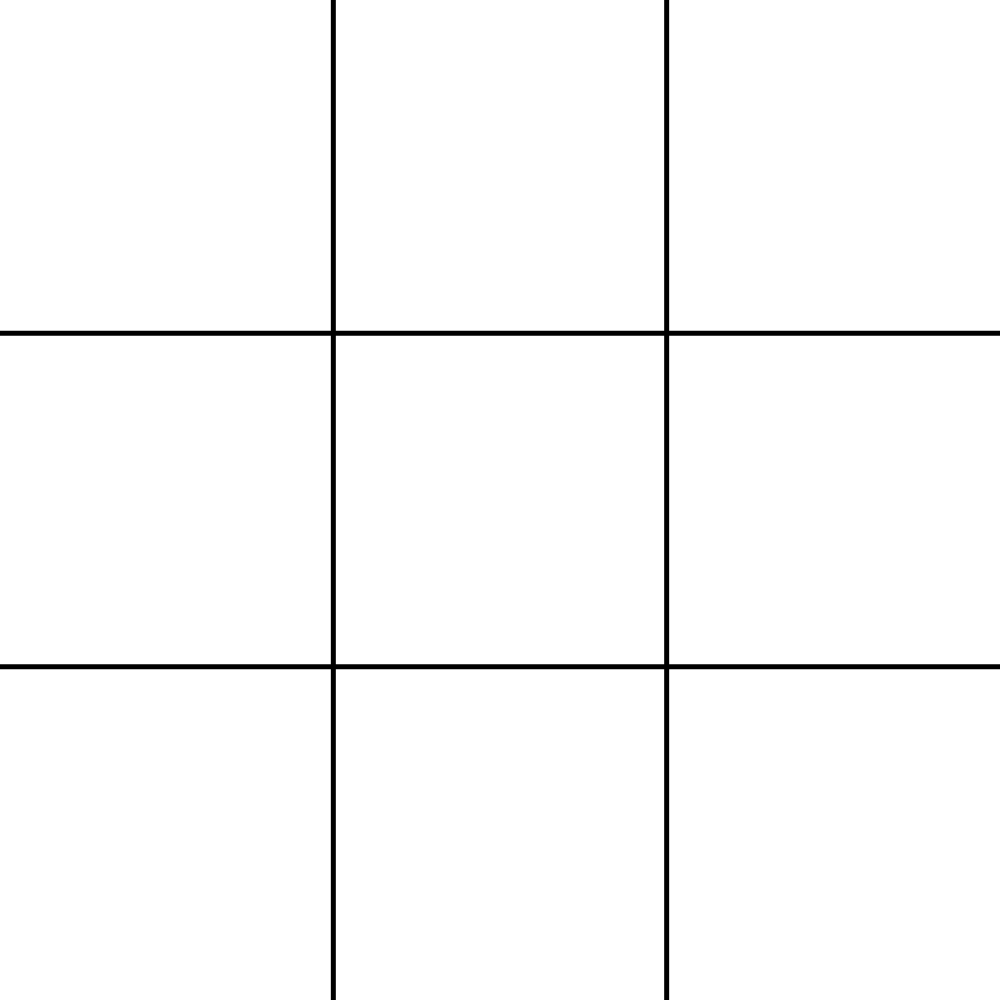
Frame 1 (no input)
Frame 60 (no input): identical to frame 1, image omitted
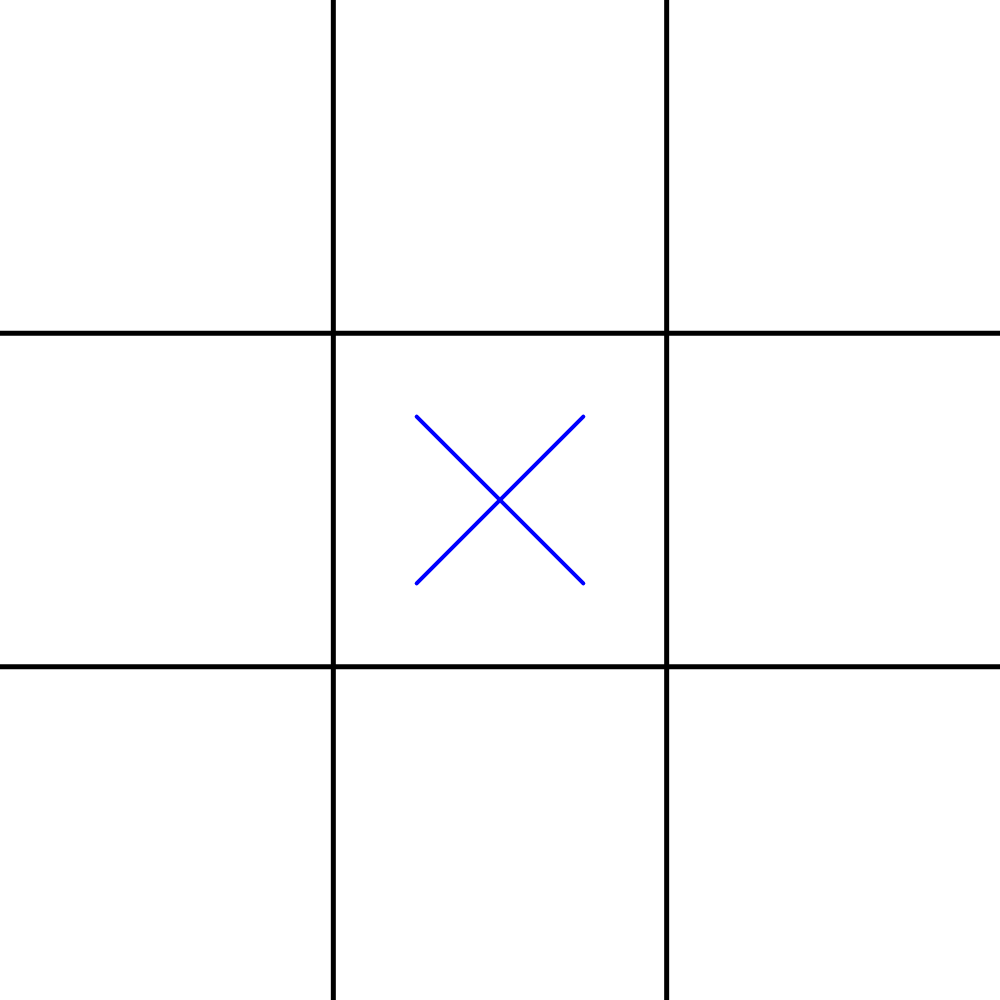
Frame 120 (the mouse pressed at the canvas centre since frame 60)

The p5.js sketch that drew these frames (run headless with seeded random() and noise() and a simulated clock; from frame 60 on, the mouse is pressed at the canvas centre):

// p5.js sketch
// ── sketch.js
let tabuleiro= [
  ['','',''],
  ['','',''],
  ['','','']
];

let jogador1= -1;
let jogador2 = 1;

let vezJogador1 = true;

let casasDisponiveis = [];
let gameover = false;

function reiniciarJogo() {
  // Limpar o tabuleiro
  tabuleiro = [
    ['', '', ''],
    ['', '', ''],
    ['', '', '']
  ];

  descobrirCasasDisponiveis();

  vezJogador1 = true;

  gameover = false;

  let mensagem = select('p');
  if (mensagem) {
    mensagem.remove();
  }
}

function keyPressed() {
  if (keyCode === 13) {
    reiniciarJogo();
  }
}

function desenhaJogadas(){
  
  let w = width/3;
  let h = height/3;
  
  
  for(let i=0;i<3;i++){
    for(let j=0;j<3;j++){
      
      let alvo = tabuleiro[j][i];
      
      let x= i*w+w/2;
      let y= j*h+h/2;
      let xraio = w/4;
      
      strokeWeight(4);
      
      if(alvo==jogador1){
        stroke(color('blue'));
        line(x-xraio,y-xraio, x+xraio,y+xraio);
        line(x+xraio,y-xraio, x-xraio,y+xraio);
        
      }else if(alvo==jogador2){
        stroke(color('green'));
        circle(x,y, xraio);
      }
      
    }
  }
  
  
}
    
function desenharTabuleiro(){
  let w = width/3;
  let h = height/3;
  
  strokeWeight(5);  
  stroke(0);
  
  line(w,0,w,height);
  line(2*w,0,2*w,height);
  line(0,h,width,h);
  line(0,2*h,width,2*h);
}

function descobrirCasasDisponiveis(){
  for(let i=0;i<3;i++){
    for(let j=0;j<3;j++){
      if(tabuleiro[i][j]==''){
        casasDisponiveis.push([i,j]);
      }
    }
  }
}

function checarDisponibilidadeCasa(casaClicada){
  for(let i=0;i<casasDisponiveis.length;i++){
    if(casasDisponiveis[i][0] == casaClicada[0] &&
      casasDisponiveis[i][1] == casaClicada[1]){
      return i;
    }
  }
  return -1;
}


function checarVitoria(){
  
  let soma = 0;
  
  
  for(let i=0;i<3;i++){
    for(let j=0;j<3;j++){
      soma+=tabuleiro[i][j];
    }
    
    if(soma==-3){
      return jogador1;
    }else if(soma==3){
      return jogador2;
    }
    
    soma=0;
  }
  
  
  for(let j=0;j<3;j++){
    for(let i=0;i<3;i++){
      soma+=tabuleiro[i][j];
    }
    if(soma==-3){
      return jogador1;
    }else if(soma==3){
      return jogador2;
    }
    
    soma=0;
  }
  
  soma+= tabuleiro[0][0];
  soma+= tabuleiro[1][1];
  soma+= tabuleiro[2][2];
  
  if(soma==-3){
      return jogador1;
    }else if(soma==3){
      return jogador2;
    }
    
  soma=0;
  
  soma+= tabuleiro[0][2];
  soma+= tabuleiro[1][1];
  soma+= tabuleiro[2][0];
  
  if(soma==-3){
      return jogador1;
  }else if(soma==3){
      return jogador2;
  }
  
  return null;
}


function setup() {
  createCanvas(1000, 1000);
  descobrirCasasDisponiveis();
}

function draw() {
  background(255);
  desenharTabuleiro();
  desenhaJogadas();
}

function mousePressed(){
  
  if(gameover){
    
  }else{
    

    let tamanhoCasa = width/3;

    let i = floor(mouseY/tamanhoCasa);
    let j = floor(mouseX/tamanhoCasa);


    let indiceCasa = checarDisponibilidadeCasa([i,j]);

    if(indiceCasa !=-1){
      let jogadorDaVez = vezJogador1 ? jogador1 : jogador2;

      tabuleiro[i][j] = jogadorDaVez;

      casasDisponiveis.splice(indiceCasa,1);
      vezJogador1 = !vezJogador1;

      let vencedor = checarVitoria();

      if(vencedor==null){
        if(casasDisponiveis.length==0){
          let p = createP('EMPATE <br> Precione ENTER para reiniciar');
          p.style('font-size','50px');
          p.position(width/2,height/2);
          gameover = true;
        }
      }else if(vencedor == jogador1){
          let p = createP('JOGADOR 1- GANHOU <br> Precione ENTER para reiniciar');
          p.style('font-size','50px');
          p.position(width/2,height/2);
          gameover = true;
      }else if(vencedor == jogador2){
        let p = createP('JOGADOR 2- GANHOU <br> Precione ENTER para reiniciar');
        p.style('font-size','50px');
        p.position(width/2,height/2);
        gameover = true;
      }

    }
  }
  
  
}
